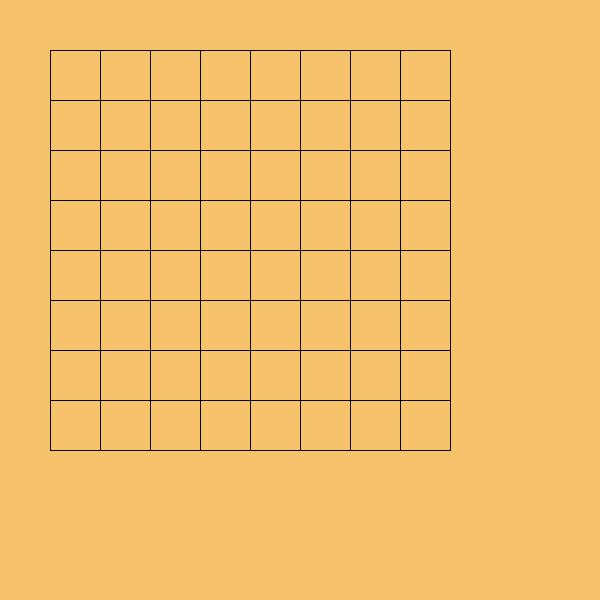
Frame 1 (no input)
Frame 60 (the mouse pressed at the canvas centre just before this capture): identical to frame 1, image omitted
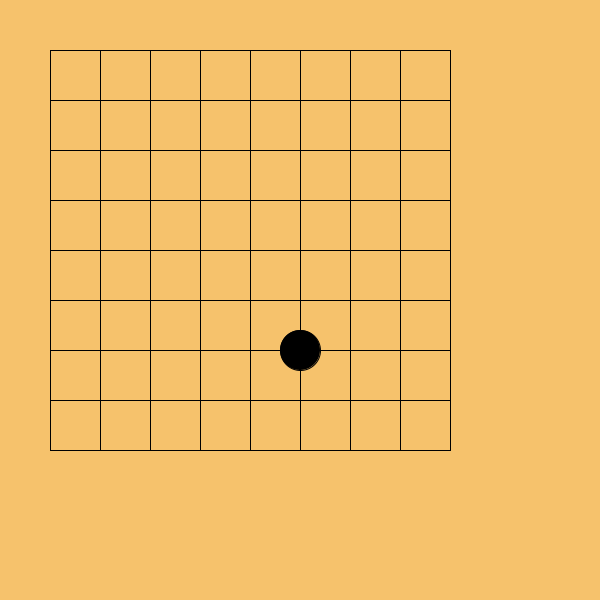
Frame 120 (the mouse held since frame 60 and released just before this capture)

The Processing sketch that drew these frames (run headless with seeded random() and noise(); from frame 60 on, the mouse is pressed at the canvas centre):

// Processing sketch: week04_8
// ── week04_8.pde
void setup()
{
  size(600,600);
}

int [][] go={
  {0,0,0,0,0,0,0,0,0},
  {0,0,0,0,0,0,0,0,0},
  {0,0,0,0,0,0,0,0,0},
  {0,0,0,0,0,0,0,0,0},
  {0,0,0,0,0,0,0,0,0},
  {0,0,0,0,0,0,0,0,0},
  {0,0,0,0,0,0,0,0,0},
  {0,0,0,0,0,0,0,0,0},
  {0,0,0,0,0,0,0,0,0}
};

int n=0;
void mousePressed()
{
  int j=(mouseX-25)/50;
  int i=(mouseY-25)/50;
  go[i][j]=(n%2==0)?1:2;
  n++;
}

void draw()
{
  background(246,194,108);
  for(int i=1;i<=9;i++)
  {
    line(50,50*i,450,50*i);
    line(50*i,50,50*i,450);
  }
  for(int i=0;i<9;i++)
  {
    for(int j=0;j<9;j++)
    {
      if(go[i][j]==1)
      {
        fill(0);
        ellipse(50+j*50,100+i*50,40,40);
      }
      else if(go[i][j]==2)
      {
        fill(255);
        ellipse(50+j*50,50+i*50,40,40);
      }
    }
  }
}
